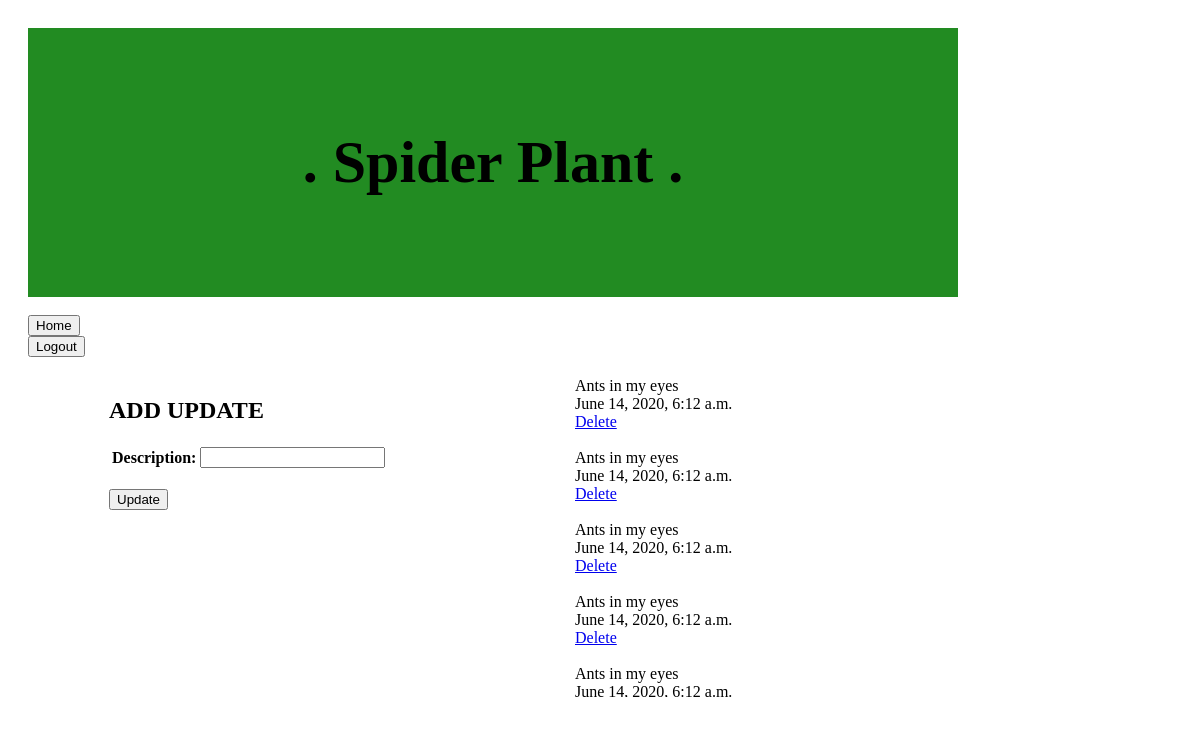
/plant/3, run on the app's committed database.
### Greenery_App/models.py (models this page shows)
class Plant(models.Model):
    plant_name = models.CharField(max_length = 255)
    description = models.TextField()
    poster = models.ForeignKey(User, related_name = 'plants', on_delete = models.CASCADE)
    created_at = models.DateTimeField(auto_now_add = True)
    updated_at = models.DateTimeField(auto_now = True)
    objects = PlantManager()

### Greenery_App/views.py (the view)
# urls.py: path('plant/<int:plant_id>', views.plant_profile),
def plant_profile(request, plant_id):
    context = {
        'plant_id': Plant.objects.get(id = plant_id),
    }
    return render(request, 'plant_profile.html', context)

### Greenery_App/templates/plant_profile.html (shortened to what this page needs)
<!DOCTYPE html>
<html lang="en">
<head>
    {% load static %}
    <link rel="stylesheet" href="{% static 'plant_profile.css' %}">
</head>
<body>
    <div id="wrapper">
        <div id="header">
            <h1>. {{ plant_id.plant_name }} .</h1>
        </div>
        <div id="navi">
            <form action="/main" method="POST">
                <input type="submit" value="Home">
            </form>
            <form action="/logout" method="POST">
                <input type="submit" value="Logout">
            </form>
        </div>
        <div class="profile">
            <h2>ADD UPDATE</h2>
            <form action="/update_plant/{{plant_id.id}}" method="POST">
                <table>
                    <tr>
                        <th>Description:</th>
                        <td><input type="textarea" name="description"></td>
                    </tr>
                </table>
                <br>
                <input type="submit" value="Update">
            </form>
        </div>
        <div class="profile">
            {% for description in plant_id.description %}
            <ul>
                <li>{{ plant_id.description }}</li>
                <li>{{ plant_id.updated_at }}</li>
            </ul>
            {% if request.session.id == plant.poster.id %}
            <a href="/delete/{{plant.id}}">Delete</a>
            <br>
            {% endif %}
            <br>
            {% endfor %}
        </div>
    </div>
</body>
</html>

### Greenery_App/static/plant_profile.css (style rules this page uses)
body { max-width: 950px; padding: 10px; }
#wrapper { max-width: 960px; margin: auto; background-color: white; padding: 10px; }
#header { padding: 60px; text-align: center; background-color: forestgreen; color: black; font-size: 30px; }
#navi { margin-left: 300px; display: inline; }
.profile { display: inline-block; width: 300px; height: 300px; padding: 20px; vertical-align: top; margin-left: 61px; margin-right: 61px; text-align: left; overflow: scroll; }
.profile ul { list-style-type: none; margin: 0; padding: 0; }

### data on the page
Plant: plant_name "Spider Plant", description "Ants in my eyes" "Ants in my eyes" "Ants in my eyes" "Ants in my eyes" "Ants in my eyes", updated_at "June 14, 2020, 6:12 a.m." "June 14, 2020, 6:12 a.m." "June 14, 2020, 6:12 a.m." "June 14, 2020, 6:12 a.m." "June 14, 2020, 6:12 a.m."
